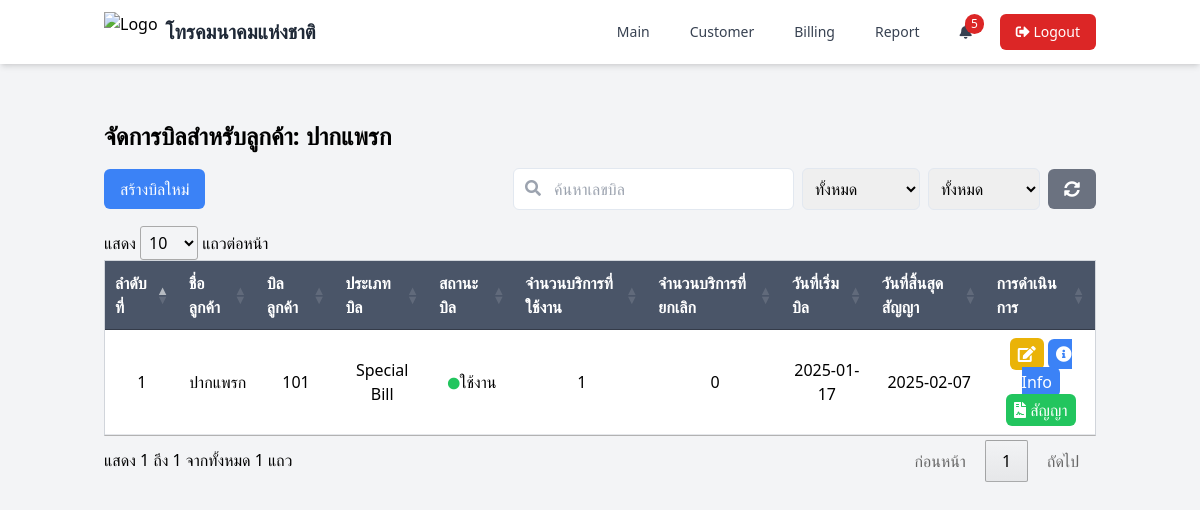
Screenshot of /page/bill.php?id_customer=38&id_bill=14 (signed in) with the database file from the repository.
### tables this page shows
CREATE TABLE `customers` (
  `id_customer` int(11) NOT NULL,
  `name_customer` varchar(100) DEFAULT NULL,
  `type_customer` enum('อบต','อบจ','เทศบาล','โรงแรม') DEFAULT NULL,
  `phone_customer` varchar(50) DEFAULT NULL,
  `status_customer` enum('ใช้งาน','ไม่ได้ใช้งาน') DEFAULT NULL,
  `id_address` int(11) DEFAULT NULL,
  `create_at` datetime DEFAULT NULL,
  `update_at` datetime DEFAULT NULL
);

CREATE TABLE `bill_customer` (
  `id_bill` int(11) NOT NULL,
  `number_bill` int(15) DEFAULT NULL,
  `type_bill` enum('CIP+','Special Bill','Nt1') DEFAULT NULL,
  `status_bill` enum('ใช้งาน','ยกเลิกใช้งาน') DEFAULT NULL,
  `id_customer` int(11) DEFAULT NULL,
  `create_at` date DEFAULT NULL,
  `update_at` date DEFAULT NULL,
  `date_count` int(11) DEFAULT NULL,
  `end_date` date DEFAULT NULL,
  `contact_count` int(11) DEFAULT 0,
  `contact_status` enum('ยังไม่ได้เลือก','ต่อสัญญา','ยกเลิกสัญญา') DEFAULT 'ยังไม่ได้เลือก'
);

### page/bill.php (the view, shortened to what this page needs)
<?php
require_once '../function/functions.php';
$id_customer = isset($_GET['id_customer']) ? intval($_GET['id_customer']) : 0;
$bill_id = isset($_GET['id_bill']) ? intval($_GET['id_bill']) : 0;
$customer_name = '';
if ($id_customer > 0) {
    $sql = "SELECT name_customer FROM customers WHERE id_customer = ?";
    $stmt = $conn->prepare($sql);
    $stmt->bind_param("i", $id_customer);
    $stmt->execute();
    $result = $stmt->get_result();
    $customer = $result->fetch_assoc();
    $customer_name = $customer['name_customer'];
}
$sql = "SELECT
            c.name_customer AS customer_name,
            b.id_bill,
            b.number_bill AS bill_number,
            b.type_bill AS bill_type,
            b.status_bill AS bill_status,
            b.create_at AS bill_start_date,
            b.end_date AS end_date,
            b.contact_status as contact_status,
            SUM(CASE WHEN s.status_service = 'ใช้งาน' THEN 1 ELSE 0 END) AS active_services,
            SUM(CASE WHEN s.status_service = 'ยกเลิก' THEN 1 ELSE 0 END) AS canceled_services
        FROM bill_customer b
        JOIN customers c ON b.id_customer = c.id_customer
        LEFT JOIN service_customer s ON b.id_bill = s.id_bill
        WHERE 1=1";
if ($id_customer > 0) {
    $sql .= " AND b.id_customer = ?";
}
if ($bill_id > 0) {
    $sql .= " AND b.id_bill = ?";
}
$sql .= " GROUP BY b.id_bill ORDER BY b.create_at DESC";
$stmt = $conn->prepare($sql);
if ($id_customer > 0 && $bill_id > 0) {
    $stmt->bind_param("ii", $id_customer, $bill_id);
} elseif ($id_customer > 0) {
    $stmt->bind_param("i", $id_customer);
} elseif ($bill_id > 0) {
    $stmt->bind_param("i", $bill_id);
}
$stmt->execute();
$result = $stmt->get_result();
$bills = $result->fetch_all(MYSQLI_ASSOC);
?>
<!DOCTYPE html>
<html lang="en">
<head>
    <script src="https://cdn.tailwindcss.com"></script>
    <link rel="stylesheet" href="https://cdnjs.cloudflare.com/ajax/libs/font-awesome/5.15.4/css/all.min.css">
    <link rel="stylesheet" type="text/css" href="https://cdn.datatables.net/1.11.5/css/jquery.dataTables.css">
</head>
<body class="bg-gray-100">
    <?php include './components/navbar.php'; ?>
        <div class="mt-6">
            <div class="container mx-auto px-4 py-8">
            <h1 class="text-2xl font-bold mb-4">จัดการบิลสำหรับลูกค้า: <?= $id_customer > 0 ? htmlspecialchars($customer_name) : 'ทั้งหมด' ?></h1>
                <div class="flex justify-between items-center mb-4">
                    <button onclick="openCreateBillModal()" class="bg-blue-500 text-white px-4 py-2 rounded-md">สร้างบิลใหม่</button>
                    <div class="flex items-center">
                        <div class="relative">
                            <input type="text" id="searchNumberBill" placeholder="ค้นหาเลขบิล" class="border p-2 rounded-md pl-10 mr-2">
                            <i class="fas fa-search absolute left-3 top-3 text-gray-400"></i>
                        </div>
                        <select id="filterTypeBill" class="p-2 border rounded-md mr-2">
                            <option value="">ทั้งหมด</option>
                        </select>
                        <select id="filterStatusBill" class="p-2 border rounded-md mr-2">
                            <option value="">ทั้งหมด</option>
                        </select>
                        <button onclick="resetFilters()" class="bg-gray-500 text-white px-4 py-2 rounded-md"> <i class="fas fa-sync-alt"></i></button>
                    </div>
                </div>
            <table id="billTable" class="min-w-full bg-white border border-gray-300">
                <thead>
                    <tr>
                        <th class="py-2 px-4 border-b">ลำดับที่</th>
                        <th class="py-2 px-4 border-b">ชื่อลูกค้า</th>
                        <th class="py-2 px-4 border-b">บิลลูกค้า</th>
                        <th class="py-2 px-4 border-b">ประเภทบิล</th>
                        <th class="py-2 px-4 border-b">สถานะบิล</th>
                        <th class="py-2 px-4 border-b">จำนวนบริการที่ใช้งาน</th>
                        <th class="py-2 px-4 border-b">จำนวนบริการที่ยกเลิก</th>
                        <th class="py-2 px-4 border-b">วันที่เริ่มบิล</th>
                        <th class="py-2 px-4 border-b">วันที่สิ้นสุดสัญญา</th>
                        <th class="py-2 px-4 border-b">การดำเนินการ</th>
                    </tr>
                </thead>
                <tbody>
                    <?php if (!empty($bills)): ?>
                        <?php $counter = 1; ?>
                        <?php foreach ($bills as $bill): ?>
                            <tr>
                                <td class="py-2 px-4 border-b text-center"><?php echo $counter; ?></td>
                                <td class="py-2 px-4 border-b text-center"><?php echo htmlspecialchars($bill['customer_name']); ?></td>
                                <td class="py-2 px-4 border-b text-center"><?php echo htmlspecialchars($bill['bill_number']); ?></td>
                                <td class="py-2 px-4 border-b text-center"><?php echo htmlspecialchars($bill['bill_type']); ?></td>
                                <td class="py-2 px-4 border-b text-center">
                                    <?php if ($bill['bill_status'] === 'ใช้งาน'): ?>
                                        <i class="fas fa-circle text-green-500"></i><?= $bill['bill_status'] ?>
                                    <?php else: ?>
                                        <i class="fas fa-circle text-red-500"></i><?= $bill['bill_status'] ?>
                                    <?php endif; ?>
                                </td>
                                <td class="py-2 px-4 border-b text-center"><?php echo $bill['active_services']; ?></td>
                                <td class="py-2 px-4 border-b text-center"><?php echo $bill['canceled_services']; ?></td>
                                <td class="py-2 px-4 border-b text-center"><?php echo htmlspecialchars($bill['bill_start_date']); ?></td>
                                <td class="py-2 px-4 border-b text-center"><?php echo htmlspecialchars($bill['end_date']); ?></td>
                                <td class="py-2 px-4 border-b text-center">
                                    <button onclick="openEditBillModal(<?php echo $bill['id_bill']; ?>)" class="bg-yellow-500 text-white px-2 py-1 rounded-md">
                                        <i class="fas fa-edit"></i>
                                    </button>
                                    <a href="service_bill.php?id_bill=<?php echo $bill['id_bill']; ?>" class="bg-blue-500 text-white px-2 py-1 rounded-md">
                                        <i class="fas fa-info-circle"></i> Info
                                    </a>
                                    <div>
                                        <?php
                                        $end_date = new DateTime($bill['end_date']);
                                        $current_date = new DateTime();
                                        $interval = $current_date->diff($end_date);
                                        $days_left = $interval->days;
                                        if ($days_left < 60 && $bill['contact_status'] !== 'ยกเลิกสัญญา' && $bill['bill_status'] !== 'ยกเลิกใช้งาน') {
                                            echo '<button onclick="openContractModal(' . $bill['id_bill'] . ')" class="bg-green-500 text-white px-2 py-1 rounded-md"><i class="fas fa-file-contract"></i> สัญญา</button>';
                                        }
                                        ?>
                                    </div>
                                </td>
                            </tr>
                            <?php $counter++; ?>
                        <?php endforeach; ?>
                    <?php else: ?>
                        <tr>
                            <td colspan="10" class="py-2 px-4 border-b text-center">ไม่มีข้อมูลบิล</td>
                        </tr>
                    <?php endif; ?>
                </tbody>
            </table>
        </div>
    </div>
</body>
</html>

### page/bill.php (style rules this page uses)
.border { border: 1px solid #e2e8f0; }
.rounded-md { border-radius: 0.375rem; }
#billTable thead th { background-color: #4a5568; color: white; }
#billTable tbody tr { background-color: rgb(255, 255, 255); }
.fa-circle { font-size: 12px; }

### rows the page displays
customers: name_customer "ปากแพรก"
bill_customer: id_customer.name_customer "ปากแพรก", number_bill "101", type_bill "Special Bill", status_bill "ใช้งาน", active_services "1", canceled_services "0", create_at "2025-01-17", end_date "2025-02-07"

### other values shown
$near_expiry_count "5"
